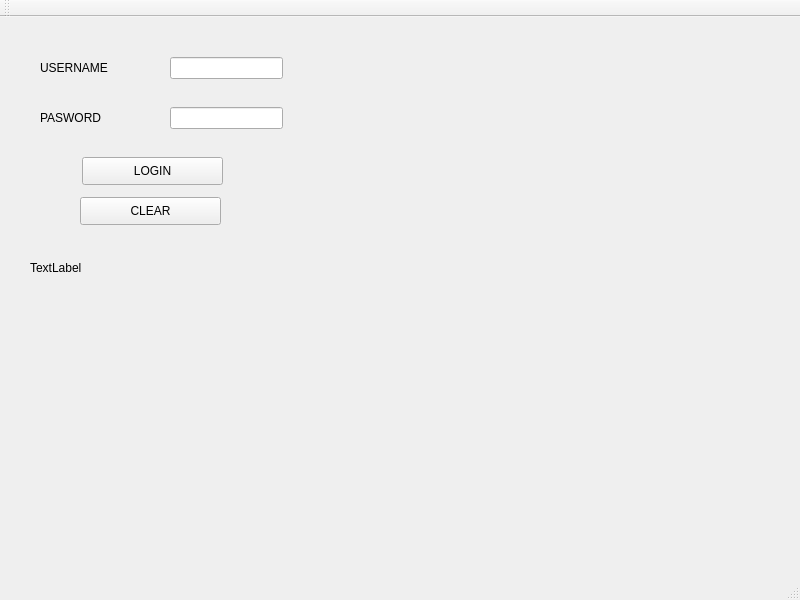
<?xml version="1.0" encoding="UTF-8"?>
<ui version="4.0">
 <class>MainWindow</class>
 <widget class="QMainWindow" name="MainWindow">
  <property name="geometry">
   <rect>
    <x>0</x>
    <y>0</y>
    <width>800</width>
    <height>600</height>
   </rect>
  </property>
  <property name="windowTitle">
   <string>MainWindow</string>
  </property>
  <widget class="QWidget" name="centralwidget">
   <widget class="QLabel" name="label">
    <property name="geometry">
     <rect>
      <x>40</x>
      <y>30</y>
      <width>181</width>
      <height>41</height>
     </rect>
    </property>
    <property name="text">
     <string>USERNAME</string>
    </property>
   </widget>
   <widget class="QLabel" name="label_2">
    <property name="geometry">
     <rect>
      <x>40</x>
      <y>80</y>
      <width>171</width>
      <height>41</height>
     </rect>
    </property>
    <property name="text">
     <string>PASWORD</string>
    </property>
   </widget>
   <widget class="QLabel" name="label_3">
    <property name="geometry">
     <rect>
      <x>30</x>
      <y>230</y>
      <width>181</width>
      <height>41</height>
     </rect>
    </property>
    <property name="text">
     <string>TextLabel</string>
    </property>
   </widget>
   <widget class="QLineEdit" name="txtUsername">
    <property name="geometry">
     <rect>
      <x>170</x>
      <y>40</y>
      <width>113</width>
      <height>22</height>
     </rect>
    </property>
   </widget>
   <widget class="QLineEdit" name="txtPassword">
    <property name="geometry">
     <rect>
      <x>170</x>
      <y>90</y>
      <width>113</width>
      <height>22</height>
     </rect>
    </property>
   </widget>
   <widget class="QPushButton" name="btnLogin">
    <property name="geometry">
     <rect>
      <x>82</x>
      <y>140</y>
      <width>141</width>
      <height>28</height>
     </rect>
    </property>
    <property name="text">
     <string>LOGIN</string>
    </property>
   </widget>
   <widget class="QPushButton" name="btnClear">
    <property name="geometry">
     <rect>
      <x>80</x>
      <y>180</y>
      <width>141</width>
      <height>28</height>
     </rect>
    </property>
    <property name="text">
     <string>CLEAR</string>
    </property>
   </widget>
  </widget>
  <widget class="QMenuBar" name="menubar">
   <property name="geometry">
    <rect>
     <x>0</x>
     <y>0</y>
     <width>800</width>
     <height>26</height>
    </rect>
   </property>
  </widget>
  <widget class="QStatusBar" name="statusbar"/>
  <widget class="QToolBar" name="toolBar">
   <property name="windowTitle">
    <string>toolBar</string>
   </property>
   <attribute name="toolBarArea">
    <enum>TopToolBarArea</enum>
   </attribute>
   <attribute name="toolBarBreak">
    <bool>false</bool>
   </attribute>
  </widget>
 </widget>
 <resources/>
 <connections/>
</ui>
